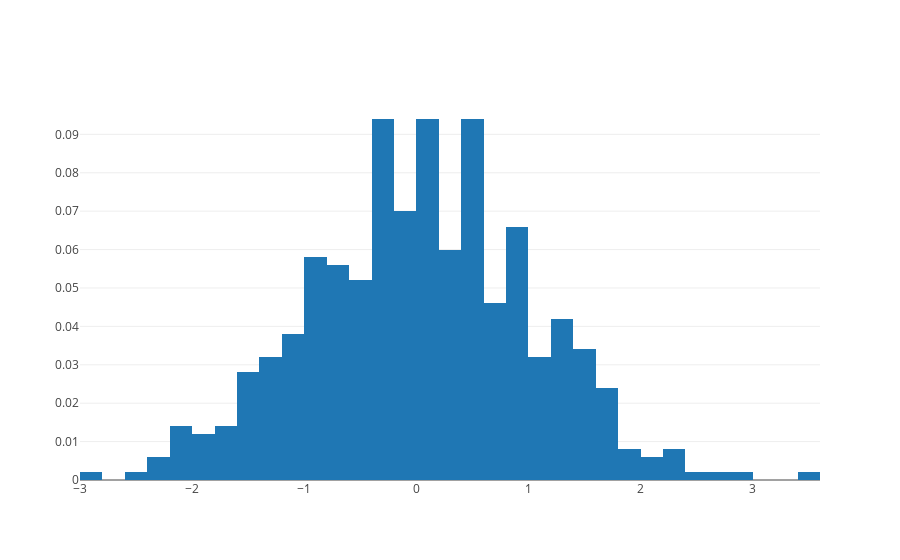

Notebook source saved alongside this figure:
### Markdown cell above
# Normalized Histogram

### Code cell
import plotly.graph_objs as go

import numpy as np

x = np.random.randn(500)
data = [go.Histogram(x=x,
                     histnorm='probability')]

pyo.iplot(data, filename='normalized histogram')

### Figure 1 — Plotly figure (JSON) as saved in the notebook; plotly's stock layout.template omitted (floating-point values rounded to 4 significant figures; data arrays with more than 128 entries replaced by an {"elided": "..."} marker saying what was removed)
{"data": [{"histnorm": "probability", "type": "histogram", "uid": "b2f70b62-ebef-4731-aed4-ef9e50af29bc", "x": {"elided": "500 float values"}}], "layout": {}}
